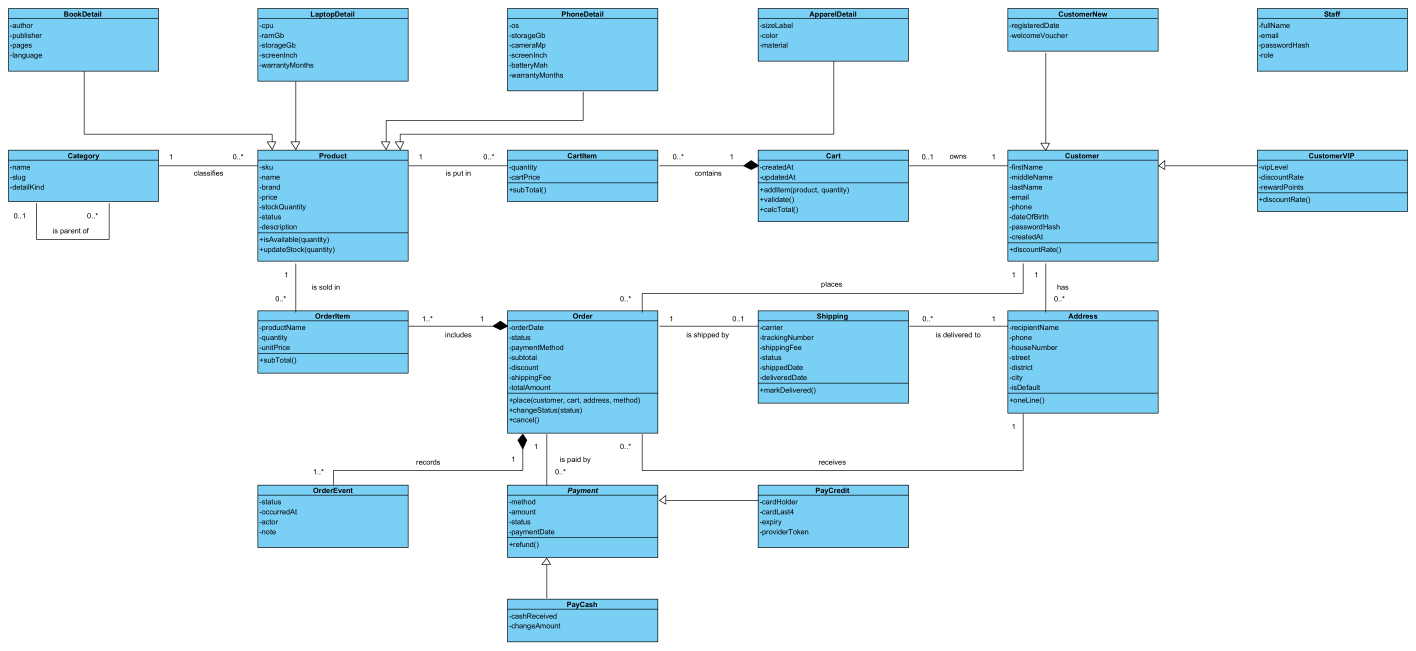
#> input picture vp/png/A10.png, 4248 x 1951 px (shown at 1/3 size)
$ python make_marked.py
#> lines starting #> are read from the running program, lines starting #| are printed output that depends on the picture; after the words box and inside, x2 and y2 are one past the last pixel; in counts of white or black regions, pixels touching at a corner belong together
"""Copies of diagrams A10 and D1 with numbered red marks for the essay (the notes under the figure explain each
number); the diagrams in vp/png stay unmarked. A mark is a red frame around one or more class boxes, found in the
image itself: a point inside a class gives the box of light blue around it.
Run: python docs/evidence/marked/make_marked.py
"""
from collections import deque
from pathlib import Path

import numpy as np
from PIL import Image, ImageDraw, ImageFont

ROOT = Path(__file__).resolve().parents[3]
OUT = Path(__file__).resolve().parent
RED = (31, 95, 168)   # the blue of the change bars of the essay
NUM = ImageFont.truetype("C:/Windows/Fonts/arialbd.ttf", 34)


def class_box(mask, x, y, step=3):
    """Bounding box of the light blue region (a class box) that contains (x, y), searched on every step-th pixel."""
    h, w = mask.shape
    sx, sy = x // step, y // step
    small = mask[::step, ::step]
    if not small[sy, sx]:   # the point fell on text: take the nearest blue pixel within 15 samples
        near = [(abs(dy) + abs(dx), sy + dy, sx + dx) for dy in range(-15, 16) for dx in range(-15, 16)
                if 0 <= sy + dy < small.shape[0] and 0 <= sx + dx < small.shape[1] and small[sy + dy, sx + dx]]
        if not near:
            raise SystemExit(f"no class at {x},{y}")
        _, sy, sx = min(near)
    seen = np.zeros_like(small, dtype=bool)
    q = deque([(sy, sx)])
    seen[sy, sx] = True
    y0 = y1 = sy
    x0 = x1 = sx
    while q:
        cy, cx = q.popleft()
        y0, y1, x0, x1 = min(y0, cy), max(y1, cy), min(x0, cx), max(x1, cx)
        for ny, nx in ((cy + 1, cx), (cy - 1, cx), (cy, cx + 1), (cy, cx - 1)):
            if 0 <= ny < small.shape[0] and 0 <= nx < small.shape[1] and small[ny, nx] and not seen[ny, nx]:
                seen[ny, nx] = True
                q.append((ny, nx))
    return x0 * step, y0 * step, x1 * step + step, y1 * step + step


def whole_class(mask, x, y):
    """The compartments of a class (name, attributes, operations) are separated by black lines: join the blue
    regions just above and below until the whole class box is covered."""
    b = class_box(mask, x, y)
    while True:
        grown = b
        for py in (b[1] - 8, b[3] + 8):
            for cx in (b[0] + 8, (b[0] + b[2]) // 2, b[2] - 8):   # several probes: one may fall on the class name
                if 0 <= py < mask.shape[0] and mask[py, cx]:
                    o = class_box(mask, cx, py)
                    if abs(o[0] - b[0]) < 12 and abs(o[2] - b[2]) < 12:   # same column of the same class
                        grown = (min(grown[0], o[0]), min(grown[1], o[1]), max(grown[2], o[2]), max(grown[3], o[3]))
                        break
        if grown == b:
            return b
        b = grown


def mark(src, out, marks, pad=12):
    """marks: [(n, [points inside classes], extra (dx0, dy0, dx1, dy1) or None)]"""
#> called with src = 'vp/png/A10.png', out = 'A10_marked.png', pad = 12
    img = Image.open(ROOT / src).convert("RGB")
#> img is the input picture: PIL image 4248x1951 RGB; mean R, G, B 219.9, 238.9, 247.3
    a = np.asarray(img).astype(int)
    mask = (a[:, :, 2] > 200) & (a[:, :, 1] > 170) & (a[:, :, 0] < 160)   # the light blue fill of the classes
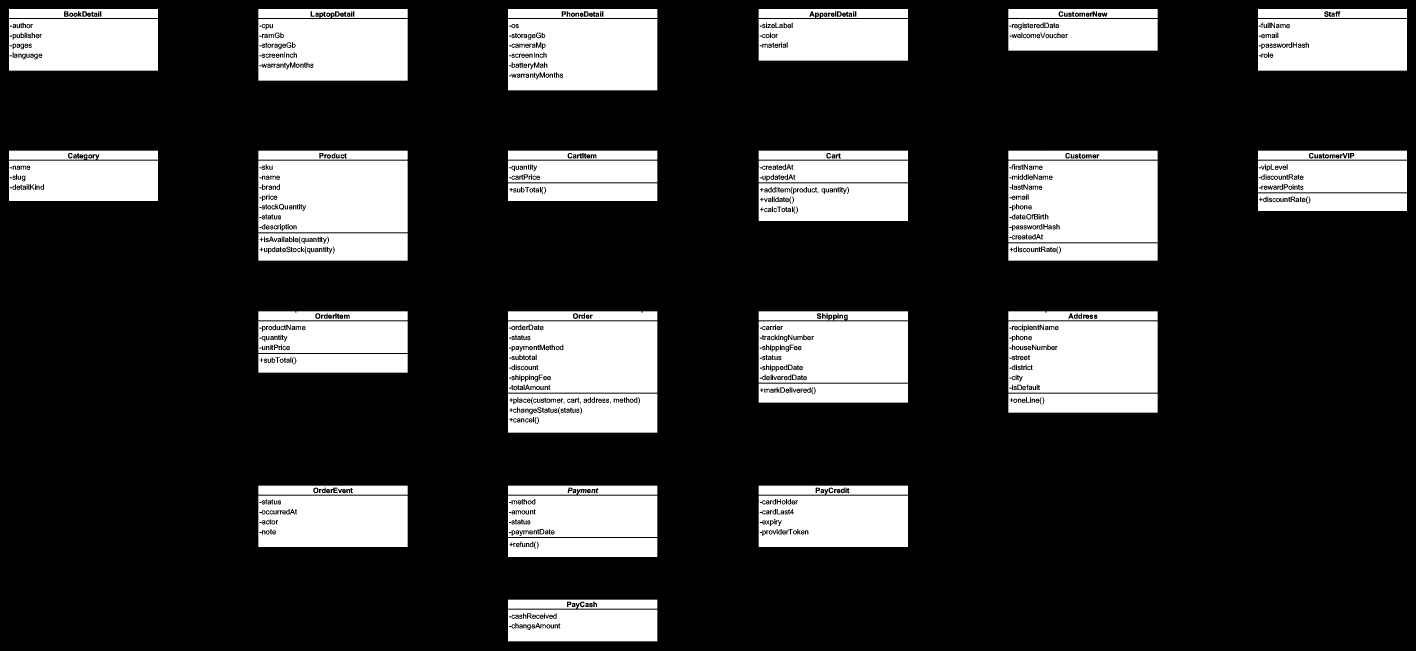
#> mask: shape (1951, 4248) bool (shown at 1/3 size); 21.7% white; 515 white regions (267 under 20 px), largest, box (x1, y1, x2, y2) and area: (3025, 482, 3473, 727) 103522, (775, 482, 1223, 697) 92290, (3025, 964, 3473, 1178) 91296
    d = ImageDraw.Draw(img)
    for n, points, extra, *where in marks:
        boxes = [whole_class(mask, x, y) for x, y in points]
        x0 = min(b[0] for b in boxes) - pad
        y0 = min(b[1] for b in boxes) - pad
        x1 = max(b[2] for b in boxes) + pad
        y1 = max(b[3] for b in boxes) + pad
        if extra:
            x0, y0, x1, y1 = x0 + extra[0], y0 + extra[1], x1 + extra[2], y1 + extra[3]
        x0, y0 = max(x0, 3), max(y0, 3)
        x1, y1 = min(x1, img.width - 4), min(y1, img.height - 4)
        d.rectangle([x0, y0, x1, y1], outline=RED, width=7)
        r = 26
        cx = x0 + r + 4 if where == ["left"] else x1 - r - 4                     # number in a corner, inside the frame
        cy = y1 - r - 4 if where == ["bottom"] else y0 + r + 4
        d.ellipse([cx - r, cy - r, cx + r, cy + r], fill=RED)
        w = d.textlength(str(n), font=NUM)
        d.text((cx - w / 2, cy - 20), str(n), font=NUM, fill=(255, 255, 255))
#> this loop made 6 passes
#> (boxes, x0, y0, x1, y1, cx, cy) on passes 2 to 5: ([(777, 453, 1224, 783)], 765, 441, 1236, 795, 1206, 765), ([(27, 453, 474, 603)], 15, 441, 486, 745, 456, 471), ([(3027, 27, 3474, 153)], 3015, 15, 3486, 165, 3456, 45), ([(3774, 453, 4221, 633)], 3762, 441, 4233, 645, 4203, 471)
#> (x0, y0, x1, y1, cx, cy) on passes 1, 6: (15, 15, 2736, 285, 2706, 45), (1512, 1446, 2736, 1938, 2706, 1476)
#> pass 1, in class_box, `small = mask[::step, ::step]`:
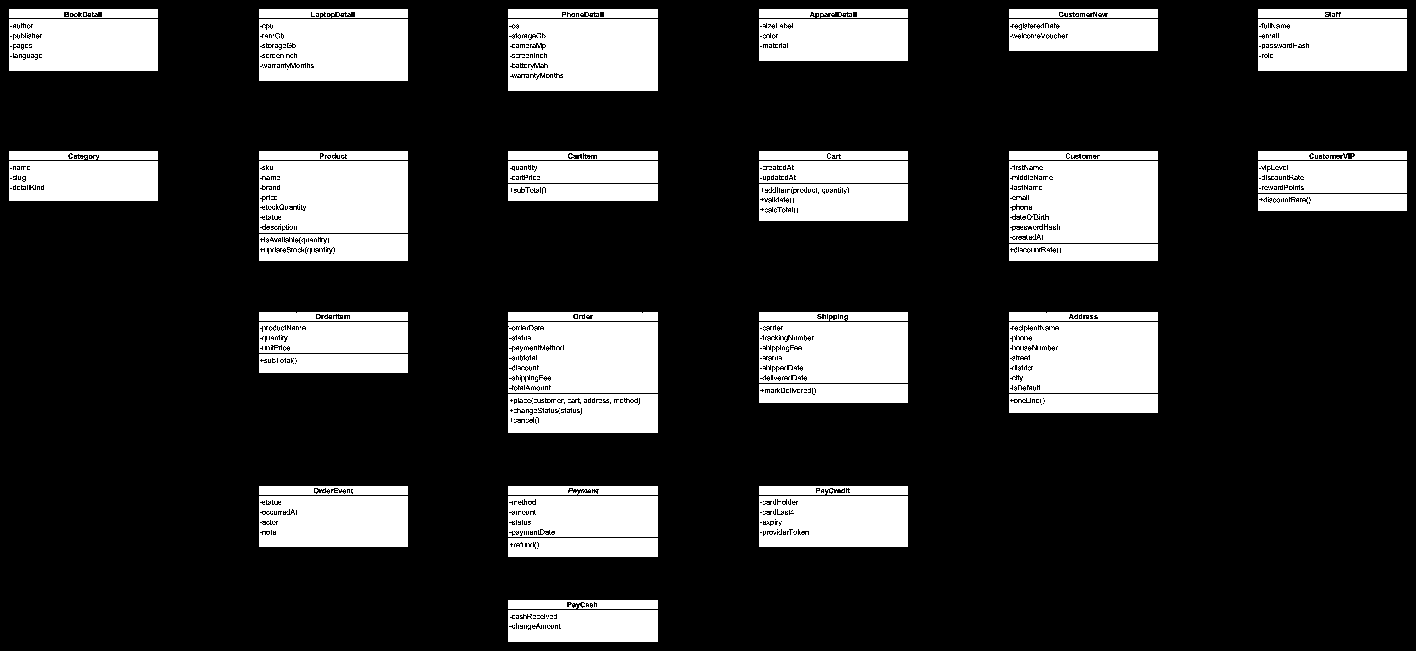
#> small: shape (651, 1416) bool; 21.6% white; 123 white regions (73 under 20 px), largest, box (x1, y1, x2, y2) and area: (1009, 161, 1158, 243) 11575, (259, 161, 408, 233) 10327, (508, 19, 658, 91) 10314
    img.save(OUT / out)
    print(out, img.size)
#| A10_marked.png (4248, 1951)


# points are inside the class boxes (coordinates of the PNG files)
mark("vp/png/A10.png", "A10_marked.png", [
    (1, [(250, 150), (1000, 150), (1750, 180), (2500, 120)], None),   # BookDetail, LaptopDetail, PhoneDetail, ApparelDetail
    (2, [(1000, 650)], None, "bottom"),                               # Product
    (3, [(250, 540)], (0, 0, 0, 130)),                                # Category with its tree loop below
    (4, [(3250, 100)], None),                                         # CustomerNew
    (4, [(4000, 560)], None),                                         # CustomerVIP
    (5, [(1750, 1580), (2400, 1560), (1750, 1850)], None),            # Payment, PayCredit, PayCash
])
mark("vp/png/D1.png", "D1_marked.png", [
    (1, [(1000, 640)], None, "bottom"),                               # Product: types and the identifier
    (2, [(250, 150), (1000, 160), (1750, 180), (2550, 120)], None),   # the four subclasses (Table per subclass)
    (3, [(3350, 680)], (0, 0, 55, 108), "left"),                      # Customer with the ends of places and has
    (4, [(1800, 1200)], None),                                        # Order
])
#> call 2 of mark, with src = 'vp/png/D1.png', out = 'D1_marked.png', pad = 12
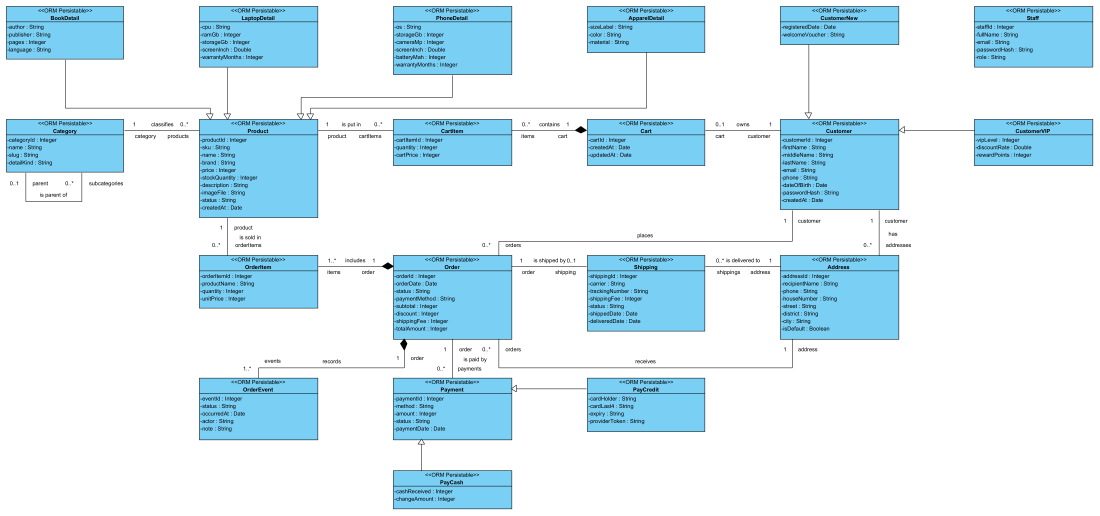
#> input picture vp/png/D1.png, 4397 x 2061 px (shown at 1/4 size)
#> in mark, img is the input picture: PIL image 4397x2061 RGB; mean R, G, B 217, 237.1, 246.1
#> in mark (call 2), `mask = (a[:, :, 2] > 200) & (a[:, :, 1] > 170) & (a[:, :, 0] < 160)`:
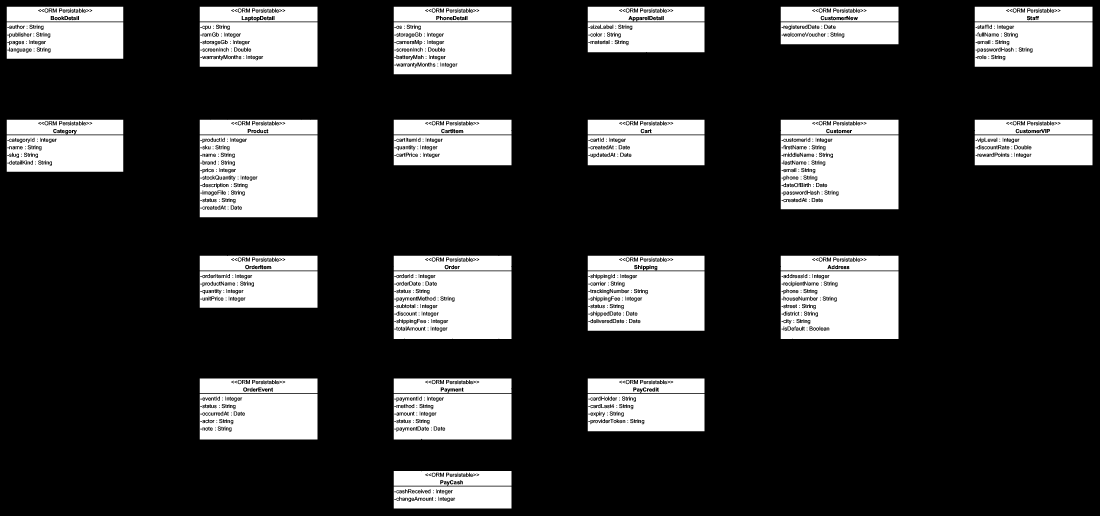
#> mask: shape (2061, 4397) bool (shown at 1/4 size); 22.9% white; 807 white regions (387 under 20 px), largest, box (x1, y1, x2, y2) and area: (799, 541, 1270, 869) 143206, (3123, 541, 3594, 837) 127961, (3123, 1085, 3594, 1356) 118045
#> the loop in mark (call 2), `for n, points, extra, *where in marks:` made 4 passes
#> (boxes, x0, y0, x1, y1, cx, cy) on passes 1, 3, 4: ([(801, 480, 1272, 870)], 789, 468, 1284, 882, 1254, 852), ([(3123, 480, 3594, 837)], 3111, 468, 3661, 957, 3141, 498), ([(1575, 1023, 2046, 1356)], 1563, 1011, 2058, 1368, 2028, 1041)
#> (y0, y1, x0, x1) on pass 2: (15, 279, 15, 2832)
#> pass 1, in class_box (call 26), `small = mask[::step, ::step]`:
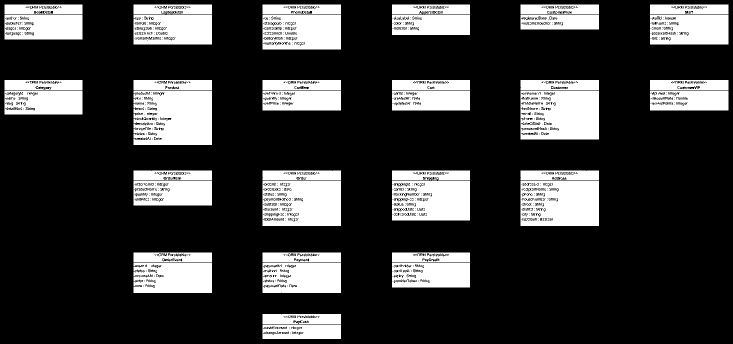
#> small: shape (687, 1466) bool (shown at 1/2 size); 23% white; 130 white regions (90 under 20 px), largest, box (x1, y1, x2, y2) and area: (267, 181, 424, 290) 15978, (1041, 181, 1198, 279) 14260, (1041, 362, 1198, 452) 13195
#> in mark (call 2), `img.save(OUT / out)`:
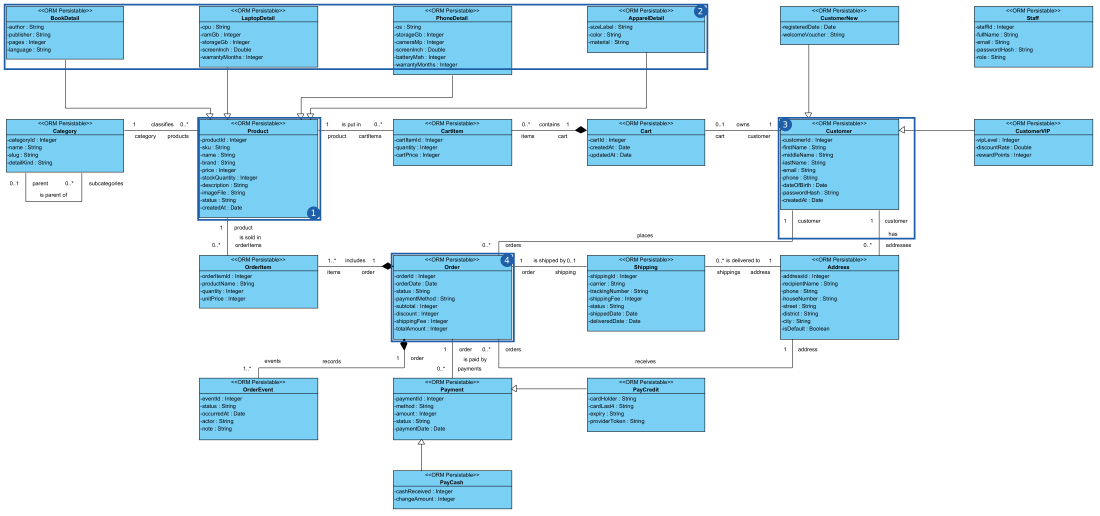
#> saved as D1_marked.png: PIL image 4397x2061 RGB (shown at 1/4 size); mean R, G, B 215, 235.6, 245.3
#| D1_marked.png (4397, 2061)
